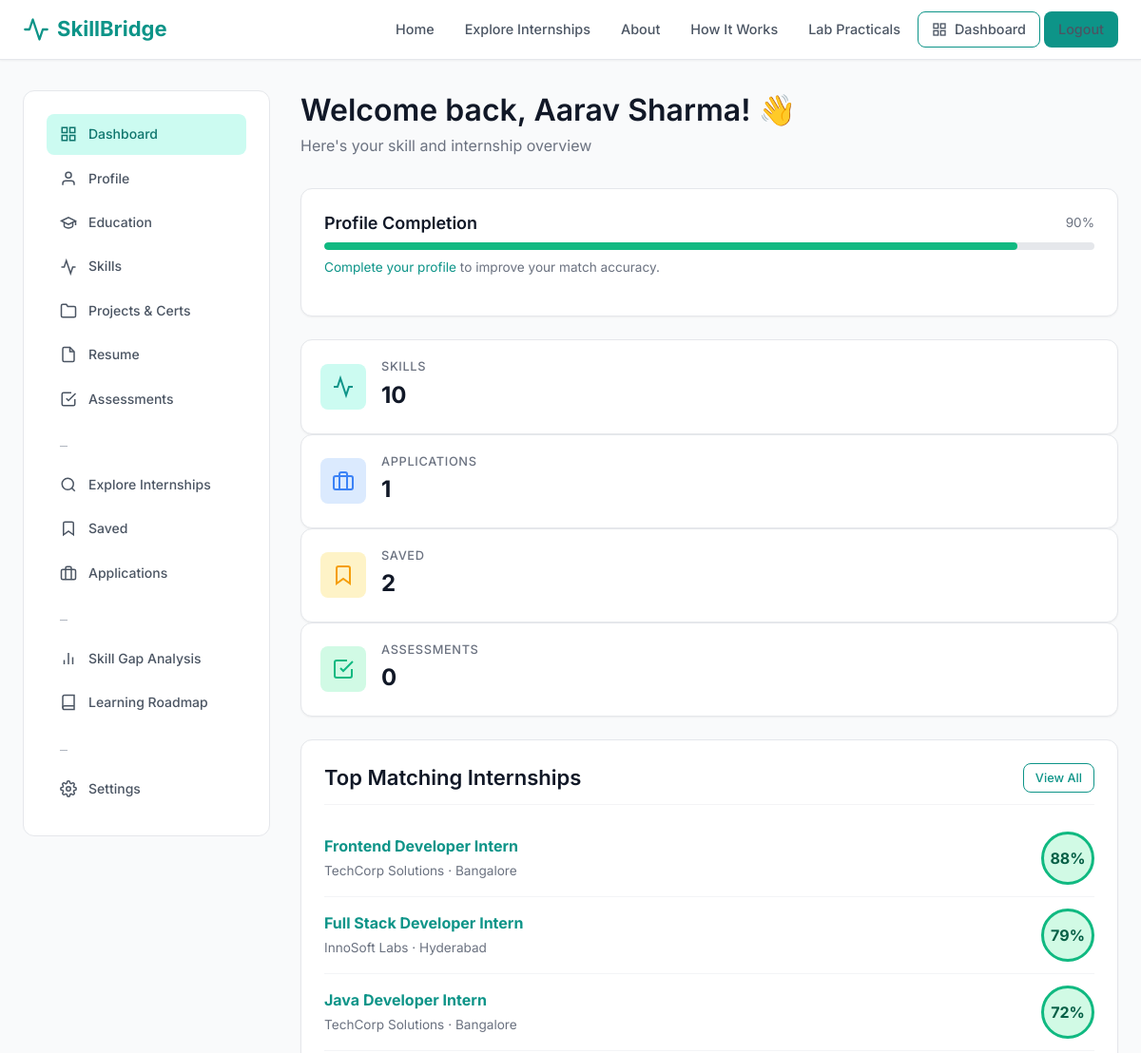
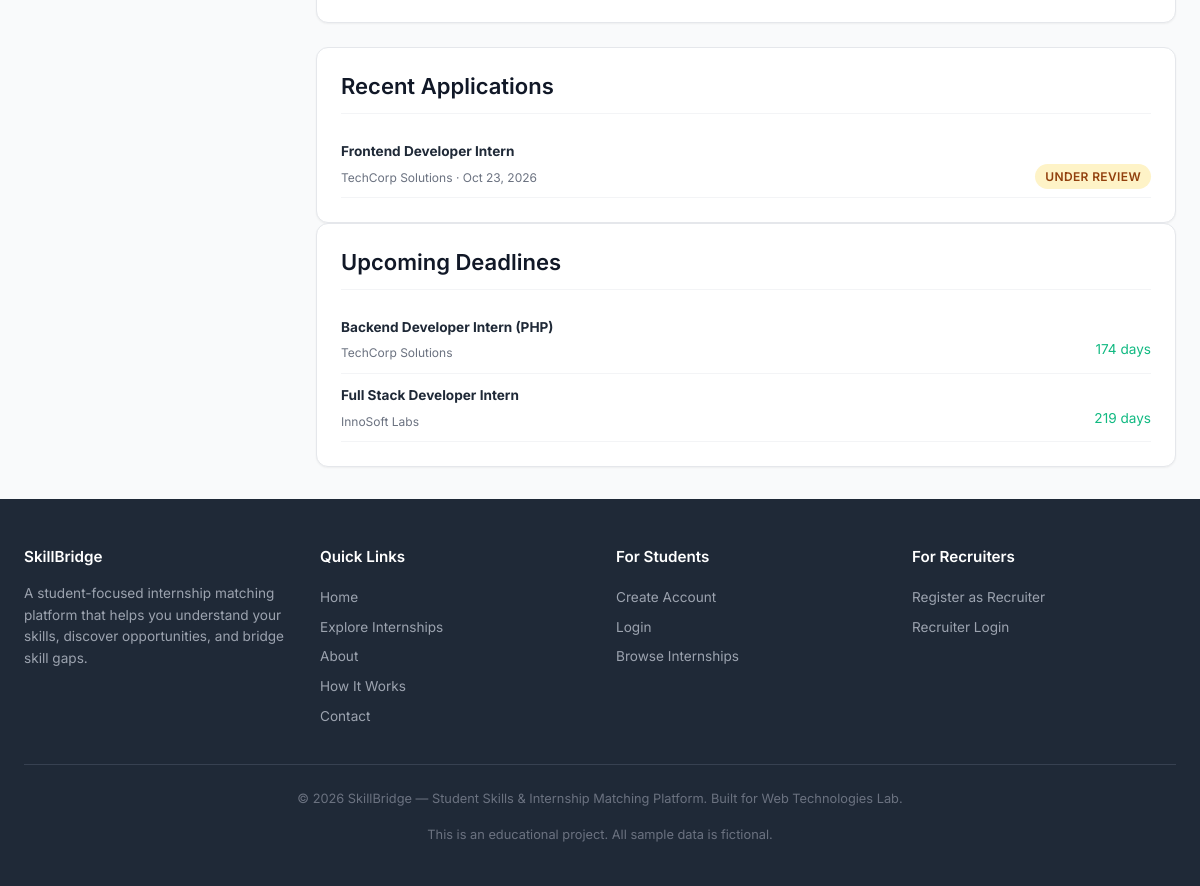
The page /student/dashboard.php (signed in) on the database its author committed (2 pictures, top to bottom).
### tables this page shows
CREATE TABLE student_profiles (
    id INT AUTO_INCREMENT PRIMARY KEY,
    user_id INT NOT NULL,
    college VARCHAR(200) DEFAULT NULL,
    degree VARCHAR(100) DEFAULT NULL,
    branch VARCHAR(100) DEFAULT NULL,
    graduation_year INT DEFAULT NULL,
    preferred_role VARCHAR(100) DEFAULT NULL,
    preferred_location VARCHAR(100) DEFAULT NULL,
    preferred_mode ENUM('remote', 'hybrid', 'onsite') DEFAULT NULL,
    github_url VARCHAR(255) DEFAULT NULL,
    portfolio_url VARCHAR(255) DEFAULT NULL,
    resume_path VARCHAR(255) DEFAULT NULL,
    bio TEXT DEFAULT NULL,
    phone VARCHAR(20) DEFAULT NULL,
    created_at TIMESTAMP DEFAULT CURRENT_TIMESTAMP,
    updated_at TIMESTAMP DEFAULT CURRENT_TIMESTAMP ON UPDATE CURRENT_TIMESTAMP,
    UNIQUE KEY uk_user (user_id),
    FOREIGN KEY (user_id) REFERENCES users(id) ON DELETE CASCADE
);

CREATE TABLE internships (
    id INT AUTO_INCREMENT PRIMARY KEY,
    recruiter_profile_id INT NOT NULL,
    title VARCHAR(200) NOT NULL,
    description TEXT NOT NULL,
    responsibilities TEXT DEFAULT NULL,
    eligibility TEXT DEFAULT NULL,
    eligible_degrees VARCHAR(255) DEFAULT NULL,     
    eligible_branches VARCHAR(255) DEFAULT NULL,    
    min_graduation_year INT DEFAULT NULL,
    max_graduation_year INT DEFAULT NULL,
    location VARCHAR(150) DEFAULT NULL,
    work_mode ENUM('remote', 'hybrid', 'onsite') DEFAULT 'remote',
    stipend_min INT DEFAULT 0,
    stipend_max INT DEFAULT 0,
    is_paid TINYINT(1) DEFAULT 1,
    duration VARCHAR(100) DEFAULT NULL,
    openings INT DEFAULT 1,
    application_instructions TEXT DEFAULT NULL,
    start_date DATE DEFAULT NULL,
    application_deadline DATE DEFAULT NULL,
    status ENUM('draft', 'active', 'closed', 'expired') DEFAULT 'active',
    career_category VARCHAR(100) DEFAULT NULL,
    is_sample TINYINT(1) DEFAULT 0,    
    created_at TIMESTAMP DEFAULT CURRENT_TIMESTAMP,
    updated_at TIMESTAMP DEFAULT CURRENT_TIMESTAMP ON UPDATE CURRENT_TIMESTAMP,
    FOREIGN KEY (recruiter_profile_id) REFERENCES recruiter_profiles(id) ON DELETE CASCADE,
    INDEX idx_status (status),
    INDEX idx_deadline (application_deadline),
    INDEX idx_career (career_category)
);

CREATE TABLE recruiter_profiles (
    id INT AUTO_INCREMENT PRIMARY KEY,
    user_id INT NOT NULL,
    company_name VARCHAR(200) DEFAULT NULL,
    company_website VARCHAR(255) DEFAULT NULL,
    company_description TEXT DEFAULT NULL,
    company_logo_path VARCHAR(255) DEFAULT NULL,
    industry VARCHAR(100) DEFAULT NULL,
    company_size VARCHAR(50) DEFAULT NULL,
    location VARCHAR(150) DEFAULT NULL,
    phone VARCHAR(20) DEFAULT NULL,
    created_at TIMESTAMP DEFAULT CURRENT_TIMESTAMP,
    updated_at TIMESTAMP DEFAULT CURRENT_TIMESTAMP ON UPDATE CURRENT_TIMESTAMP,
    UNIQUE KEY uk_user (user_id),
    FOREIGN KEY (user_id) REFERENCES users(id) ON DELETE CASCADE
);

CREATE TABLE applications (
    id INT AUTO_INCREMENT PRIMARY KEY,
    student_profile_id INT NOT NULL,
    internship_id INT NOT NULL,
    status ENUM('applied', 'under_review', 'shortlisted', 'interview_scheduled', 'selected', 'rejected', 'withdrawn') NOT NULL DEFAULT 'applied',
    cover_note TEXT DEFAULT NULL,
    applied_at TIMESTAMP DEFAULT CURRENT_TIMESTAMP,
    updated_at TIMESTAMP DEFAULT CURRENT_TIMESTAMP ON UPDATE CURRENT_TIMESTAMP,
    recruiter_notes TEXT DEFAULT NULL,
    UNIQUE KEY uk_application (student_profile_id, internship_id),
    FOREIGN KEY (student_profile_id) REFERENCES student_profiles(id) ON DELETE CASCADE,
    FOREIGN KEY (internship_id) REFERENCES internships(id) ON DELETE CASCADE,
    INDEX idx_status (status),
    INDEX idx_internship (internship_id)
);

### student/dashboard.php (the view, shortened to what the rows shown need)
<?php
require_once __DIR__ . '/../config/database.php';
require_once __DIR__ . '/../includes/auth.php';
require_once __DIR__ . '/../includes/functions.php';
$db = getDB();
$profileId = getStudentProfileId($db);
$completion = calculateProfileCompletion($db, getCurrentUserId());
$topMatches = array_slice(getMatchedInternships($db, $profileId), 0, 3);
$stmt = $db->prepare('SELECT a.*, i.title, rp.company_name FROM applications a JOIN internships i ON i.id=a.internship_id JOIN recruiter_profiles rp ON rp.id=i.recruiter_profile_id WHERE a.student_profile_id=? ORDER BY a.applied_at DESC LIMIT 5');
$stmt->execute([$profileId]);
$recentApps = $stmt->fetchAll();
$stmt = $db->prepare('SELECT i.id, i.title, i.application_deadline, rp.company_name FROM saved_internships si JOIN internships i ON i.id=si.internship_id JOIN recruiter_profiles rp ON rp.id=i.recruiter_profile_id WHERE si.student_profile_id=? AND (i.application_deadline IS NULL OR i.application_deadline >= ?) ORDER BY i.application_deadline LIMIT 5');
$stmt->execute([$profileId, date('Y-m-d')]);
$deadlines = $stmt->fetchAll();
include __DIR__ . '/../includes/header.php';
?>
<div class="main-content">
<div class="container">
    <div class="dashboard-layout">
        <div>
            <div class="page-header">
                <h1>Welcome back, <?php echo e(getCurrentUserName()); ?>! 👋</h1>
            </div>
            <div class="card mb-3">
                <div class="d-flex justify-between align-center mb-1">
                    <h4 class="mb-0">Profile Completion</h4>
                    <span class="text-sm text-muted"><?php echo $completion; ?>%</span>
                </div>
            </div>
            <div class="card mb-3">
                <?php if(empty($topMatches)): ?>
                <div class="empty-state"><p>Add more skills to see matching internships.</p></div>
                <?php else: ?>
                <?php foreach($topMatches as $m): $level = $m['match_score']>=70?'high':($m['match_score']>=40?'medium':'low'); ?>
                <div class="d-flex justify-between align-center gap-2" style="padding:0.75rem 0;border-bottom:1px solid var(--gray-100);">
                    <div><strong><a href="/wtproject/student/internship-match.php?id=<?php echo (int)$m['id']; ?>"><?php echo e($m['title']); ?></a></strong><br><span class="text-sm text-muted"><?php echo e($m['company_name']); ?> · <?php echo e($m['location']); ?></span></div>
                    <div class="match-score <?php echo $level; ?>" style="width:56px;height:56px;font-size:1rem;"><?php echo $m['match_score']; ?>%</div>
                </div>
                <?php endforeach; endif; ?>
            </div>
            <div class="card-grid-2">
                <div class="card">
                    <?php if(empty($recentApps)): ?><p class="text-muted text-sm">No applications yet.</p>
                    <?php else: foreach($recentApps as $a): ?>
                    <div style="padding:0.5rem 0;border-bottom:1px solid var(--gray-100);">
                        <strong class="text-sm"><?php echo e($a['title']); ?></strong><br>
                        <span class="text-xs text-muted"><?php echo e($a['company_name']); ?> · <?php echo formatDate($a['applied_at']); ?></span>
                        <span class="badge <?php echo statusBadgeClass($a['status']); ?>" style="float:right;"><?php echo formatStatus($a['status']); ?></span>
                    </div>
                    <?php endforeach; endif; ?>
                </div>
                <div class="card">
                    <?php if(empty($deadlines)): ?><p class="text-muted text-sm">No upcoming deadlines.</p>
                    <?php else: foreach($deadlines as $d): $dl = daysRemaining($d['application_deadline']); ?>
                    <div style="padding:0.5rem 0;border-bottom:1px solid var(--gray-100);">
                        <strong class="text-sm"><?php echo e($d['title']); ?></strong><br>
                        <span class="text-xs text-muted"><?php echo e($d['company_name']); ?></span>
                        <span class="text-sm <?php echo $dl<=3?'text-danger':'text-success'; ?>" style="float:right;"><?php echo $dl; ?> days</span>
                    </div>
                    <?php endforeach; endif; ?>
                </div>
            </div>
        </div>
    </div>
</div>
</div>
<?php include __DIR__ . '/../includes/footer.php'; ?>

### rows shown on the page
student_profiles: id "90"
internships: title "Frontend Developer Intern", recruiter_profile.company_name "TechCorp Solutions", location "Bangalore", match_score "88"
internships: title "Full Stack Developer Intern", recruiter_profile.company_name "InnoSoft Labs", location "Hyderabad", match_score "79", application_deadline "219"
internships: title "Java Developer Intern", recruiter_profile.company_name "TechCorp Solutions", location "Bangalore", match_score "72"
applications: internship.title "Frontend Developer Intern", recruiter_profiles.company_name "TechCorp Solutions", applied_at "Oct 23, 2026", status "UNDER REVIEW"
internships: title "Backend Developer Intern (PHP)", recruiter_profile.company_name "TechCorp Solutions", application_deadline "174"

### other values the page prints
$link[1] "Dashboard"
$link[1] "Profile"
$link[1] "Education"
$link[1] "Skills"
$link[1] "Projects & Certs"
$link[1] "Resume"
$link[1] "Assessments"
$link[1] "Explore Internships"
$link[1] "Saved"
$link[1] "Applications"
$link[1] "Skill Gap Analysis"
$link[1] "Learning Roadmap"
$link[1] "Settings"
getCurrentUserName() "Aarav Sharma"
$skillCount "10"
